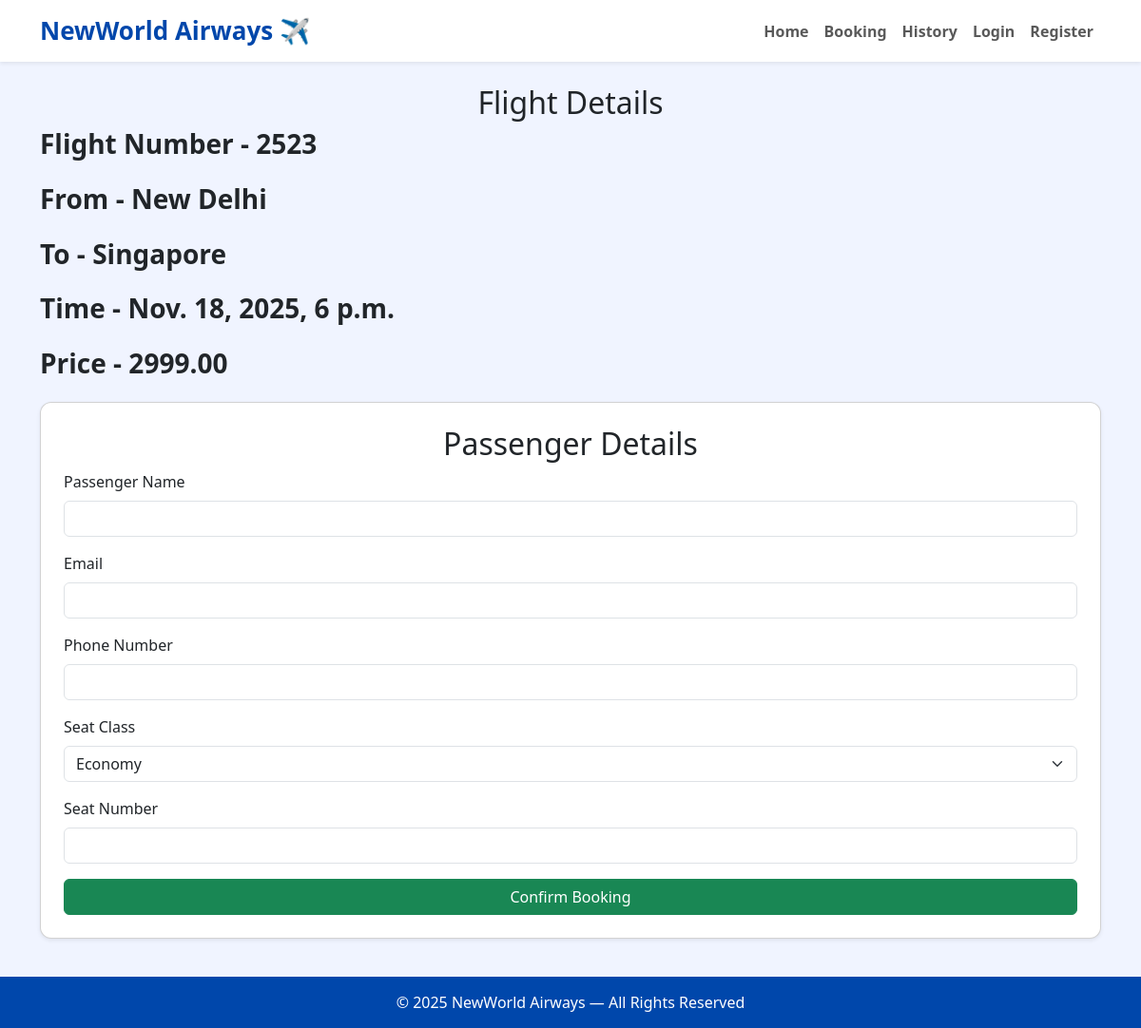
The app's page /booking/3/ with its own data.
### base/models.py (models this page shows, shortened)
class Flight(models.Model):
    flight_no = models.CharField(max_length=20)
    origin = models.CharField(max_length=100)
    destination = models.CharField(max_length=100)
    departure_time = models.DateTimeField()
    price = models.DecimalField(max_digits=8, decimal_places=2)

### base/views.py (the view, shortened to what this page needs)
# urls.py: path('booking/<int:flight_id>/',booking, name='booking'),
def booking(request, flight_id):
    flight = get_object_or_404(Flight, id=flight_id)
    return render(request, "booking.html", {"flight": flight})

### base/templates/booking.html (shortened to what this page needs)
{% extends 'home.html' %}
{% block content %}
<center><h2>Flight Details</h2></center>
<h3 class="fw-bold mb-4">Flight Number - {{ flight.flight_no }}</h3>
<h3 class="fw-bold mb-4">From - {{ flight.origin }}</h3>
<h3 class="fw-bold mb-4">To - {{ flight.destination }}</h3>
<h3 class="fw-bold mb-4">Time - {{ flight.departure_time}}</h3>
<h3 class="fw-bold mb-4">Price -  {{ flight.price }}</h3>
<div class="card shadow-sm p-4">
    <form method="POST">
        <center><h2> Passenger Details</h2></center>
        <div class="mb-3">
            <label class="form-label">Passenger Name</label>
            <input type="text" name="passenger_name" class="form-control" required>
        </div>
        <div class="mb-3">
            <label class="form-label">Email</label>
            <input type="email" name="email" class="form-control" required>
        </div>
        <div class="mb-3">
            <label class="form-label">Phone Number</label>
            <input type="text" name="phone" class="form-control" required>
        </div>
        <div class="mb-3">
            <label class="form-label">Seat Class</label>
            <select name="seat_class" class="form-select">
                <option value="Economy">Economy</option>
            </select>
        </div>
        <div class="mb-3">
            <label class="form-label">Seat Number</label>
            <input type="text" name="seat_number" class="form-control" required>
        </div>
        <button class="btn btn-success w-100">Confirm Booking</button>
    </form>
</div>
{% endblock %}

### templates/nav.html (style rules this page uses)
body { background: #f0f4ff; }
.card { border-radius: 12px; }

### records on screen
Flight: flight_no "2523", origin "New Delhi", destination "Singapore", departure_time "Nov. 18, 2025, 6 p.m.", price "2999.00"
